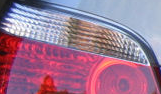
#> input picture data/past attempts and experiments/Actual/output1.png, 161 x 94 px
$ python sharpen3.py
#> lines starting #> are read from the running program, lines starting #| are printed output that depends on the picture
import cv2
import numpy as np
import math
from scipy import ndimage
from PIL import ImageFilter
from PIL import Image
global ext


# works!

ext = ".jpg"

# open image
imageFile = "output1.png"
im1 = Image.open(imageFile)
#> im1 is the input picture: PIL image 161x94 RGB; mean R, G, B 158, 117.9, 145.7

# define the sharpen filter for the image
def filterSHARP(im):

    im1 = im.filter(ImageFilter.SHARPEN)
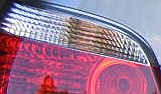
#> im1: PIL image 161x94 RGB; mean R, G, B 157.6, 117.7, 145

    im1.save("car11s" + ext)

filterSHARP(im1)

$ run again, with data/past attempts and experiments/Actual/output2.png copied over data/past attempts and experiments/Actual/output1.png
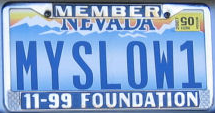
#> input picture data/past attempts and experiments/Actual/output2.png, 215 x 113 px
#> im1 is the input picture: PIL image 215x113 RGB; mean R, G, B 132.7, 163.5, 206.2
#> in filterSHARP, `im1 = im.filter(ImageFilter.SHARPEN)`:
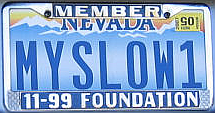
#> im1: PIL image 215x113 RGB; mean R, G, B 132.3, 162.3, 203.3
